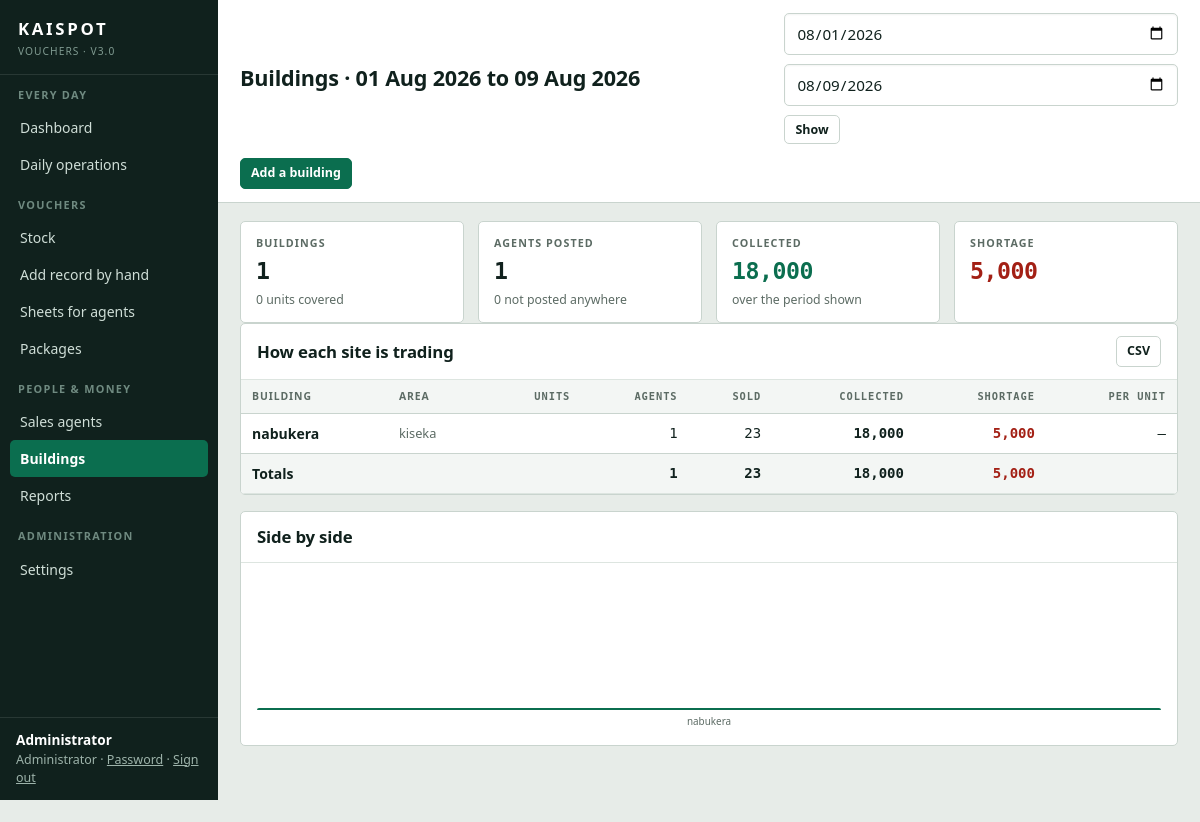
Screenshot of /buildings/ (signed in) with the database file from the repository.
### tables this page shows
CREATE TABLE users (
    id            INTEGER PRIMARY KEY AUTOINCREMENT,
    username      TEXT    NOT NULL UNIQUE COLLATE NOCASE,
    password_hash TEXT    NOT NULL,
    full_name     TEXT    NOT NULL DEFAULT '',
    role          TEXT    NOT NULL DEFAULT 'agent',   -- admin | manager | agent
    agent_id      INTEGER REFERENCES agents(id) ON DELETE CASCADE,
    active        INTEGER NOT NULL DEFAULT 1,
    must_change   INTEGER NOT NULL DEFAULT 0,
    created_at    TEXT    NOT NULL DEFAULT (datetime('now'))
);

CREATE TABLE buildings (
            id            INTEGER PRIMARY KEY AUTOINCREMENT,
            name          TEXT    NOT NULL UNIQUE COLLATE NOCASE,
            area          TEXT    NOT NULL DEFAULT '',
            address       TEXT    NOT NULL DEFAULT '',
            contact_name  TEXT    NOT NULL DEFAULT '',
            contact_phone TEXT    NOT NULL DEFAULT '',
            units         INTEGER NOT NULL DEFAULT 0,
            router        TEXT    NOT NULL DEFAULT '',
            notes         TEXT    NOT NULL DEFAULT '',
            active        INTEGER NOT NULL DEFAULT 1,
            created_at    TEXT    NOT NULL DEFAULT (datetime('now'))
        );

### backend/routes/buildings.py (the view)
@bp.route("/")
@auth.staff_only
def index():
    start, end = _span()
    return render_template(
        "pages/buildings.html",
        buildings=building_service.overview(start, end),
        unposted=building_service.unposted(start, end),
        start=start, end=end)

### backend/auth.py (called while the page is built)
def current_user():
    if "user" in g:
        return g.user
    user_id = session.get("user_id")
    g.user = None
    if user_id:
        g.user = one("SELECT * FROM users WHERE id = ? AND active = 1", (user_id,))
        if g.user is None:
            session.clear()
    return g.user

def staff_only(view: Callable) -> Callable:
    @functools.wraps(view)
    def wrapped(*args, **kwargs):
        user = current_user()
        if user is None:
            return redirect(url_for("auth.sign_in"))
        if user["role"] not in ("admin", "manager"):
            flash("That area is for office staff.", "error")
            return redirect(home_for(user))
        return view(*args, **kwargs)
    return wrapped

### backend/db.py (called while the page is built)
def connect() -> sqlite3.Connection:
    DATA_DIR.mkdir(parents=True, exist_ok=True)
    conn = sqlite3.connect(DB_PATH, timeout=15, isolation_level=None)
    conn.row_factory = sqlite3.Row
    conn.execute("PRAGMA journal_mode = WAL")
    conn.execute("PRAGMA foreign_keys = ON")
    conn.execute("PRAGMA busy_timeout = 15000")
    conn.execute("PRAGMA synchronous = NORMAL")
    return conn

def get_db() -> sqlite3.Connection:
    if "db" not in g:
        g.db = connect()
    return g.db

def query(sql: str, params: tuple | dict = ()) -> list[sqlite3.Row]:
    return get_db().execute(sql, params).fetchall()

def rows(sql: str, params: tuple | dict = ()) -> list[dict]:
    return [dict(r) for r in query(sql, params)]

def one(sql: str, params: tuple | dict = ()) -> sqlite3.Row | None:
    return get_db().execute(sql, params).fetchone()

def one_dict(sql: str, params: tuple | dict = ()) -> dict | None:
    row = one(sql, params)
    return dict(row) if row else None

### backend/money.py (called while the page is built)
def money(value: int | None) -> str:
    return f"{int(value or 0):,}"

def qty(value: int | None) -> str:
    return f"{int(value or 0):,}"

def today() -> str:
    return date.today().isoformat()

def parse_date(raw: object, default: str | None = None) -> str:
    text = str(raw).strip() if raw is not None else ""
    if text:
        try:
            return datetime.strptime(text[:10], "%Y-%m-%d").date().isoformat()
        except ValueError:
            pass
    return default or today()

def pretty_date(value: str | None) -> str:
    if not value:
        return "-"
    try:
        return datetime.strptime(str(value)[:10], "%Y-%m-%d").strftime("%d %b %Y")
    except ValueError:
        return str(value)

### frontend/templates/pages/buildings.html (shortened to what this page needs)
{% extends "base.html" %}
{% block heading %}Buildings &middot; {{ start | day }} to {{ end | day }}{% endblock %}
{% block toolbar %}
<form method="get" class="actions">
  <input type="date" name="start" value="{{ start }}" aria-label="From">
  <input type="date" name="end" value="{{ end }}" aria-label="To">
  <button type="submit" class="btn quiet small">Show</button>
</form>
<a class="btn small" href="{{ url_for('buildings.new') }}">Add a building</a>
{% endblock %}
{% block content %}
{% set total_collection = (buildings | sum(attribute='collection')) + unposted.collection %}
{% set total_agents = (buildings | sum(attribute='agents')) + unposted.agents %}
<div class="grid four">
  <div class="stat"><div class="label">Buildings</div>
    <div class="stat-value">{{ buildings | length }}</div>
    <div class="foot">{{ buildings | sum(attribute='units') | qty }} units covered</div></div>
  <div class="stat"><div class="label">Agents posted</div>
    <div class="stat-value">{{ total_agents }}</div>
    <div class="foot">{{ unposted.agents }} not posted anywhere</div></div>
  <div class="stat accent"><div class="label">Collected</div>
    <div class="stat-value">{{ total_collection | money }}</div>
    <div class="foot">over the period shown</div></div>
  <div class="stat short"><div class="label">Shortage</div>
    <div class="stat-value">{{ ((buildings | sum(attribute='shortage')) + unposted.shortage) | money }}</div></div>
</div>
<div class="card">
  <div class="card-head"><h2>How each site is trading</h2><div class="spacer"></div>
    <a class="btn quiet small" href="{{ url_for('reports.export', what='buildings', start=start, end=end) }}">CSV</a></div>
  <div class="card-body tight">
    {% if buildings %}
    <div class="table-scroll">
    <table>
      <thead><tr><th>Building</th><th class="hide-sm">Area</th>
                 <th class="fig hide-sm">Units</th><th class="fig">Agents</th>
                 <th class="fig">Sold</th><th class="fig">Collected</th>
                 <th class="fig">Shortage</th><th class="fig hide-sm">Per unit</th></tr></thead>
      <tbody>
      {% for b in buildings %}
        <tr>
          <td><a class="row-link" href="{{ url_for('buildings.profile', building_id=b.id) }}">{{ b.name }}</a>
              {% if not b.active %}<span class="chip none">Off</span>{% endif %}</td>
          <td class="small muted hide-sm">{{ b.area }}</td>
          <td class="fig hide-sm">{{ b.units | qty if b.units else '' }}</td>
          <td class="fig">{{ b.agents }}</td>
          <td class="fig">{{ b.sold_qty | qty }}</td>
          <td class="fig"><strong>{{ b.collection | money }}</strong></td>
          <td class="fig">{% if b.shortage %}<span class="short-text">{{ b.shortage | money }}</span>{% else %}0{% endif %}</td>
          <td class="fig hide-sm">
            {% if b.units %}{{ (b.collection // b.units) | money }}{% else %}&mdash;{% endif %}</td>
        </tr>
      {% endfor %}
      </tbody>
      <tfoot><tr><td>Totals</td><td class="hide-sm"></td><td class="fig hide-sm"></td>
        <td class="fig">{{ total_agents }}</td>
        <td class="fig">{{ ((buildings | sum(attribute='sold_qty')) + unposted.sold_qty) | qty }}</td>
        <td class="fig">{{ total_collection | money }}</td>
        <td class="fig short-text">{{ ((buildings | sum(attribute='shortage')) + unposted.shortage) | money }}</td>
        <td class="fig hide-sm"></td></tr></tfoot>
    </table>
    </div>
    {% endif %}
  </div>
</div>
{% if buildings %}
{% set peak = buildings | map(attribute='collection') | max %}
{% if peak %}
<div class="card">
  <div class="card-head"><h2>Side by side</h2></div>
  <div class="card-body">
    <div class="bars" style="height:150px">
      {% for b in buildings[:12] %}
      <div class="bar">
        <i style="height:{{ (100 * b.collection / peak) | round(0,'ceil') | int }}%"
           title="{{ b.name }}: {{ b.collection | money }}"></i>
        <span>{{ b.name[:9] }}</span>
      </div>
      {% endfor %}
    </div>
  </div>
</div>
{% endif %}
{% endif %}
{% endblock %}

### frontend/templates/base.html (shortened to what this page needs)
<!DOCTYPE html>
<html lang="en">
<head>
<link rel="stylesheet" href="{{ url_for('static', filename='css/kaispot.css') }}">
</head>
<body>
{% set role = user.role if user else 'agent' %}
{% set staff = role in ('admin', 'manager') %}
<div class="shell">
  <aside class="sidebar">
    <div class="brand">
      <div class="brand-mark">KAISPOT</div>
      <div class="brand-sub">Vouchers &middot; v{{ app_version }}</div>
    </div>
    <nav class="nav">
      {% if staff %}
      <div class="nav-group">
        <div class="eyebrow">Every day</div>
        <a href="{{ url_for('dashboard.home') }}" {% if path == '/dashboard' %}class="on"{% endif %}>Dashboard</a>
        <a href="{{ url_for('daily.board') }}" {% if path.startswith('/daily') %}class="on"{% endif %}>Daily operations</a>
      </div>
      <div class="nav-group">
        <div class="eyebrow">Vouchers</div>
        <a href="{{ url_for('stock.index') }}" {% if path == '/stock/' %}class="on"{% endif %}>Stock</a>
        <a href="{{ url_for('stock.manual') }}" {% if path.startswith('/stock/manual') %}class="on"{% endif %}>Add record by hand</a>
        <a href="{{ url_for('stock.sheet_list') }}" {% if path.startswith('/stock/sheets') %}class="on"{% endif %}>Sheets for agents</a>
        <a href="{{ url_for('packages.index') }}" {% if path.startswith('/packages') %}class="on"{% endif %}>Packages</a>
      </div>
      <div class="nav-group">
        <div class="eyebrow">People &amp; money</div>
        <a href="{{ url_for('agents.index') }}" {% if path.startswith('/agents') %}class="on"{% endif %}>Sales agents</a>
        <a href="{{ url_for('buildings.index') }}" {% if path.startswith('/buildings') %}class="on"{% endif %}>Buildings</a>
        <a href="{{ url_for('reports.index') }}" {% if path.startswith('/reports') %}class="on"{% endif %}>Reports</a>
      </div>
      {% if role == 'admin' %}
      <div class="nav-group">
        <div class="eyebrow">Administration</div>
        <a href="{{ url_for('settings.index') }}" {% if path.startswith('/settings') %}class="on"{% endif %}>Settings</a>
      </div>
      {% endif %}
      {% endif %}
    </nav>
    {% if user %}
    <div class="who">
      <strong>{{ user.full_name or user.username }}</strong>
      {{ role_labels.get(user.role, user.role) }} &middot;
      <a href="{{ url_for('auth.password') }}">Password</a> &middot;
      <a href="{{ url_for('auth.sign_out') }}">Sign out</a>
    </div>
    {% endif %}
  </aside>
  <div class="main">
    <header class="topbar">
      <h1>{% block heading %}{{ self.title() }}{% endblock %}</h1>
      {% block toolbar %}{% endblock %}
    </header>
    <main class="content">
      {% block content %}{% endblock %}
    </main>
  </div>
</div>
</body>
</html>

### rows the page displays
users: full_name "Administrator", get "Administrator"
buildings: name "nabukera", area "kiseka", agents "1", sold_qty|qty "23", collection "18,000", shortage "5,000"

### other values shown
{{ app_version }} "3.0"
{{ start | day }} "01 Aug 2026"
{{ end | day }} "09 Aug 2026"
{{ buildings | length }} "1"
{{ buildings | sum(attribute='units') | qty }} "0"
{{ total_agents }} "1"
{{ unposted.agents }} "0"
{{ total_collection | money }} "18,000"
{{ ((buildings | sum(attribute='shortage')) + unposted.shortage) | money }} "5,000"
{{ ((buildings | sum(attribute='sold_qty')) + unposted.sold_qty) | qty }} "23"
